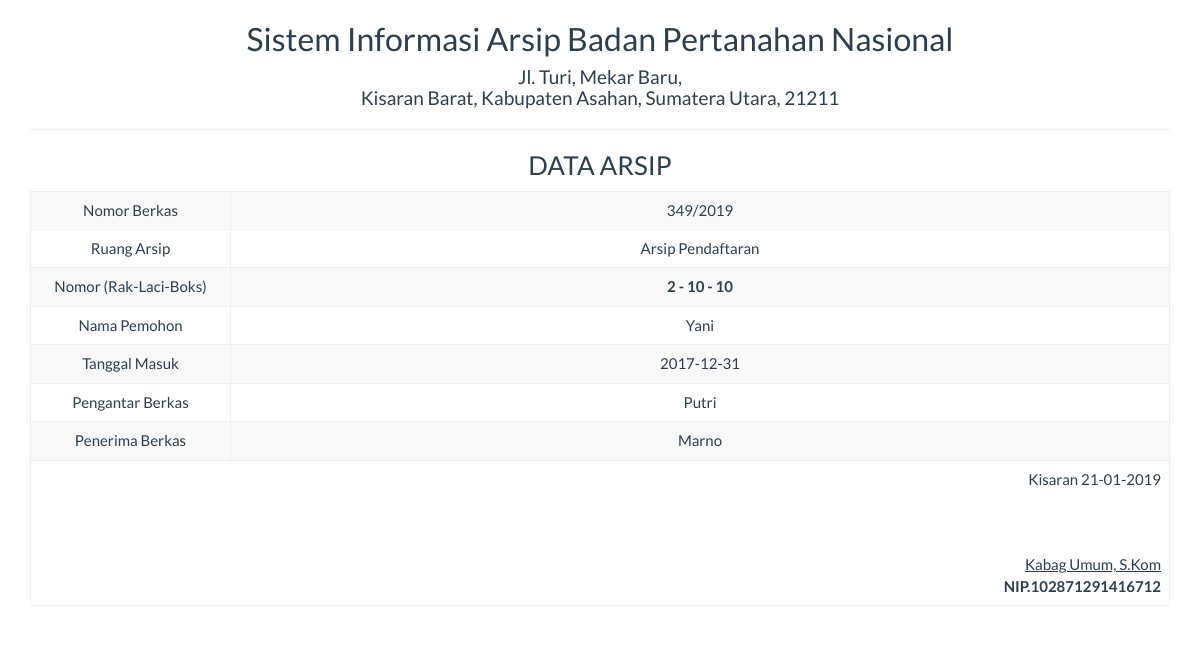
Screenshot of /report/arsip_satu.php?id=6 with the database file from the repository.
### tables this page shows
CREATE TABLE `arsip` (
  `id` int(5) NOT NULL,
  `ruang_arsip` varchar(25) NOT NULL,
  `no_rak` int(5) NOT NULL,
  `no_laci` int(5) NOT NULL,
  `no_boks` int(5) NOT NULL,
  `para_pihak` varchar(100) NOT NULL,
  `no_perkara` varchar(50) NOT NULL,
  `tgl_masuk` date NOT NULL,
  `penerima` varchar(50) NOT NULL,
  `pemberi` varchar(50) NOT NULL,
  `status` varchar(25) NOT NULL,
  `keterangan` varchar(100) NOT NULL
);

### report/arsip_satu.php (the view, shortened to what this page needs)
<!DOCTYPE html>
<html>
    <head>
        <link href="../Assets/css/bootstrap.min.css" rel="stylesheet" type="text/css"/>
    </head>
    <body onload="print()">
        <?php
        include '../config/koneksi.php';
        $sql = "SELECT * FROM arsip WHERE id='" . $_GET ['id'] . "'";
        $query = mysqli_query($koneksi, $sql) or die("SQL Detail error");
        $data = mysqli_fetch_array($query);
        ?>
        <div class="container">
            <div class='row'>
                <div class="col-sm-12">
                    <div class="text-center">
                         <h2>Sistem Informasi Arsip Badan Pertanahan Nasional </h2>
                        <h4>Jl. Turi, Mekar Baru, <br> Kisaran Barat, Kabupaten Asahan, Sumatera Utara, 21211</h4>
                        <hr>
                        <h3>DATA ARSIP</h3>
                        <table class="table table-bordered table-striped table-hover">
                            <tbody>
								<tr>
                                    <td>Nomor Berkas</td> <td><?= $data['no_perkara'] ?></td>
                                </tr>
                                <tr>
                                    <td width="200">Ruang Arsip</td> <td><?= $data['ruang_arsip'] ?></td>
                                </tr>
                                <tr>
                                    <td>Nomor (Rak-Laci-Boks)</td> <td><strong><?= $data['no_rak'] ?> - <?= $data['no_laci'] ?> - <?= $data['no_boks'] ?></strong></td>
                                </tr>
                                <tr>
                                    <td>Nama Pemohon</td> <td><?= $data['para_pihak'] ?></td>
                                </tr>
								<tr>
                                    <td>Tanggal Masuk</td> <td><?= $data['tgl_masuk'] ?></td>
                                </tr>
								<tr>
                                    <td>Pengantar Berkas</td> <td><?= $data['pemberi'] ?></td>
                                </tr>
								<tr>
                                    <td>Penerima Berkas</td> <td><?= $data['penerima'] ?></td>
                                </tr>
                            </tbody>
                            <tfoot>
                                <tr>
                                    <td colspan="2" class="text-right">
                                        Kisaran  <?= date("d-m-Y") ?>
                                        <br><br><br><br>
                                        <u>Kabag Umum, S.Kom<strong></u><br>
                                        NIP.102871291416712
									</td>
								</tr>
							</tfoot>
                        </table>
                    </div>
                </div>
            </div>
    </body>
</html>

### rows the page displays
arsip: no_perkara "349/2019", ruang_arsip "Arsip Pendaftaran", no_rak "2", no_laci "10", no_boks "10", para_pihak "Yani", tgl_masuk "2017-12-31", pemberi "Putri", penerima "Marno"
